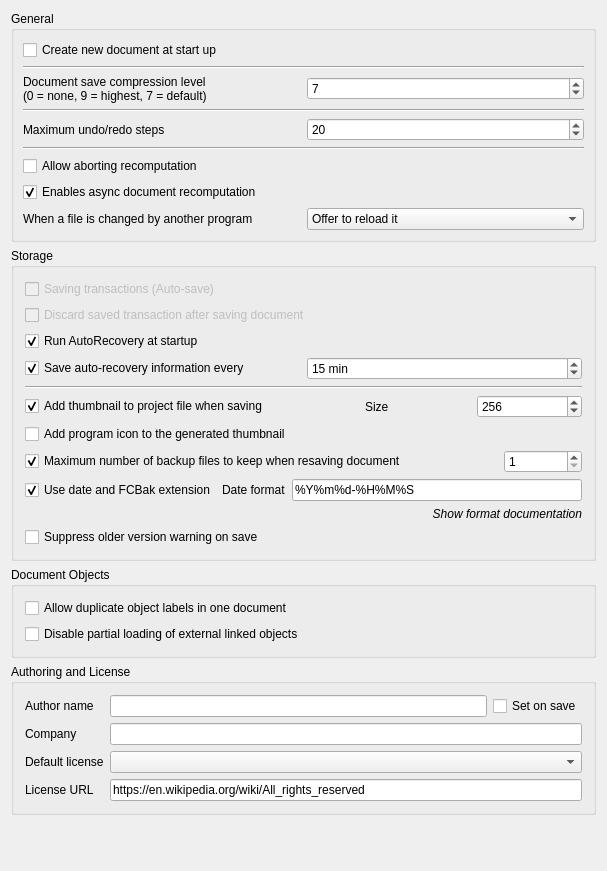
<?xml version="1.0" encoding="UTF-8"?>
<ui version="4.0">
 <class>Gui::Dialog::DlgSettingsDocument</class>
 <widget class="QWidget" name="Gui::Dialog::DlgSettingsDocument">
  <property name="geometry">
   <rect>
    <x>0</x>
    <y>0</y>
    <width>607</width>
    <height>871</height>
   </rect>
  </property>
  <property name="windowTitle">
   <string>Document</string>
  </property>
  <layout class="QGridLayout" name="gridLayout_3">
   <item row="0" column="0">
    <widget class="QGroupBox" name="GroupBox5">
     <property name="title">
      <string>General</string>
     </property>
     <layout class="QGridLayout" name="gridLayout_4">
      <property name="leftMargin">
       <number>9</number>
      </property>
      <property name="topMargin">
       <number>9</number>
      </property>
      <property name="rightMargin">
       <number>9</number>
      </property>
      <property name="bottomMargin">
       <number>9</number>
      </property>
      <property name="spacing">
       <number>6</number>
      </property>
      <item row="5" column="0">
       <widget class="Line" name="line">
        <property name="orientation">
         <enum>Qt::Orientation::Horizontal</enum>
        </property>
       </widget>
      </item>
      <item row="4" column="0">
       <layout class="QHBoxLayout">
        <property name="spacing">
         <number>6</number>
        </property>
        <property name="leftMargin">
         <number>0</number>
        </property>
        <property name="topMargin">
         <number>0</number>
        </property>
        <property name="rightMargin">
         <number>0</number>
        </property>
        <property name="bottomMargin">
         <number>0</number>
        </property>
        <item>
         <widget class="QLabel" name="textLabel1_2">
          <property name="text">
           <string>Maximum undo/redo steps</string>
          </property>
         </widget>
        </item>
        <item>
         <widget class="Gui::PrefSpinBox" name="prefUndoRedoSize">
          <property name="toolTip">
           <string>How many undo/redo steps should be recorded</string>
          </property>
          <property name="value">
           <number>20</number>
          </property>
          <property name="prefEntry" stdset="0">
           <cstring>MaxUndoSize</cstring>
          </property>
          <property name="prefPath" stdset="0">
           <cstring>Document</cstring>
          </property>
         </widget>
        </item>
       </layout>
      </item>
      <item row="1" column="0">
       <widget class="Line" name="line1">
        <property name="frameShape">
         <enum>QFrame::Shape::HLine</enum>
        </property>
        <property name="frameShadow">
         <enum>QFrame::Shadow::Sunken</enum>
        </property>
        <property name="orientation">
         <enum>Qt::Orientation::Horizontal</enum>
        </property>
       </widget>
      </item>
      <item row="7" column="0">
       <widget class="Gui::PrefCheckBox" name="prefEnableAsyncRecompute">
        <property name="toolTip">
         <string>This experimental feature allows more responsive GUI while recomputing features.</string>
        </property>
        <property name="text">
         <string>Enables async document recomputation</string>
        </property>
        <property name="checked">
         <bool>true</bool>
        </property>
        <property name="prefEntry" stdset="0">
         <cstring>EnableAsyncRecompute</cstring>
        </property>
        <property name="prefPath" stdset="0">
         <cstring>Document</cstring>
        </property>
       </widget>
      </item>
      <item row="8" column="0">
       <layout class="QHBoxLayout" name="externalChangeLayout">
        <item>
         <widget class="QLabel" name="labelExternalChange">
          <property name="text">
           <string>When a file is changed by another program</string>
          </property>
         </widget>
        </item>
        <item>
         <widget class="Gui::PrefComboBox" name="prefExternalChange">
          <property name="toolTip">
           <string>What to do when the file of an open document is rewritten outside FreeCAD</string>
          </property>
          <property name="prefEntry" stdset="0">
           <cstring>ExternalChange</cstring>
          </property>
          <property name="prefPath" stdset="0">
           <cstring>Document</cstring>
          </property>
          <item>
           <property name="text">
            <string>Offer to reload it</string>
           </property>
          </item>
          <item>
           <property name="text">
            <string>Reload it when nothing is unsaved</string>
           </property>
          </item>
          <item>
           <property name="text">
            <string>Do nothing</string>
           </property>
          </item>
         </widget>
        </item>
       </layout>
      </item>
      <item row="6" column="0">
       <widget class="Gui::PrefCheckBox" name="prefCanAbortRecompute">
        <property name="toolTip">
         <string>Allow user aborting document recomputation by pressing Esc.
This feature may slightly increase recomputation time.</string>
        </property>
        <property name="text">
         <string>Allow aborting recomputation</string>
        </property>
        <property name="prefEntry" stdset="0">
         <cstring>CanAbortRecompute</cstring>
        </property>
        <property name="prefPath" stdset="0">
         <cstring>Document</cstring>
        </property>
       </widget>
      </item>
      <item row="3" column="0">
       <widget class="Line" name="line1_2">
        <property name="frameShape">
         <enum>QFrame::Shape::HLine</enum>
        </property>
        <property name="frameShadow">
         <enum>QFrame::Shadow::Sunken</enum>
        </property>
        <property name="orientation">
         <enum>Qt::Orientation::Horizontal</enum>
        </property>
       </widget>
      </item>
      <item row="0" column="0">
       <widget class="Gui::PrefCheckBox" name="prefCheckNewDoc">
        <property name="toolTip">
         <string>The application will create a new document when started</string>
        </property>
        <property name="text">
         <string>Create new document at start up</string>
        </property>
        <property name="checked">
         <bool>false</bool>
        </property>
        <property name="prefEntry" stdset="0">
         <cstring>CreateNewDoc</cstring>
        </property>
        <property name="prefPath" stdset="0">
         <cstring>Document</cstring>
        </property>
       </widget>
      </item>
      <item row="2" column="0">
       <layout class="QHBoxLayout">
        <property name="spacing">
         <number>6</number>
        </property>
        <property name="leftMargin">
         <number>0</number>
        </property>
        <property name="topMargin">
         <number>0</number>
        </property>
        <property name="rightMargin">
         <number>0</number>
        </property>
        <property name="bottomMargin">
         <number>0</number>
        </property>
        <item>
         <widget class="QLabel" name="textLabel1">
          <property name="text">
           <string>Document save compression level
(0 = none, 9 = highest, 7 = default)</string>
          </property>
         </widget>
        </item>
        <item>
         <widget class="Gui::PrefSpinBox" name="prefCompression">
          <property name="toolTip">
           <string>Compression level for FCStd files</string>
          </property>
          <property name="value">
           <number>7</number>
          </property>
          <property name="prefEntry" stdset="0">
           <cstring>CompressionLevel</cstring>
          </property>
          <property name="prefPath" stdset="0">
           <cstring>Document</cstring>
          </property>
         </widget>
        </item>
       </layout>
      </item>
     </layout>
    </widget>
   </item>
   <item row="1" column="0">
    <widget class="QGroupBox" name="groupBox">
     <property name="title">
      <string>Storage</string>
     </property>
     <layout class="QGridLayout" name="gridLayout_2">
      <item row="9" column="0">
       <widget class="QLabel" name="FormatTimeDocsLabel">
        <property name="font">
         <font>
          <italic>true</italic>
         </font>
        </property>
        <property name="text">
         <string>Show format documentation</string>
        </property>
        <property name="alignment">
         <set>Qt::AlignmentFlag::AlignRight|Qt::AlignmentFlag::AlignTrailing|Qt::AlignmentFlag::AlignVCenter</set>
        </property>
        <property name="openExternalLinks">
         <bool>true</bool>
        </property>
       </widget>
      </item>
      <item row="1" column="0">
       <widget class="Gui::PrefCheckBox" name="prefDiscardTransaction">
        <property name="enabled">
         <bool>false</bool>
        </property>
        <property name="text">
         <string>Discard saved transaction after saving document</string>
        </property>
        <property name="prefEntry" stdset="0">
         <cstring>TransactionsDiscard</cstring>
        </property>
        <property name="prefPath" stdset="0">
         <cstring>Document</cstring>
        </property>
       </widget>
      </item>
      <item row="4" column="0">
       <widget class="Line" name="line1_2_3">
        <property name="frameShape">
         <enum>QFrame::Shape::HLine</enum>
        </property>
        <property name="frameShadow">
         <enum>QFrame::Shadow::Sunken</enum>
        </property>
        <property name="orientation">
         <enum>Qt::Orientation::Horizontal</enum>
        </property>
       </widget>
      </item>
      <item row="5" column="0">
       <layout class="QHBoxLayout" name="horizontalLayout_3">
        <property name="leftMargin">
         <number>0</number>
        </property>
        <property name="topMargin">
         <number>0</number>
        </property>
        <item>
         <widget class="Gui::PrefCheckBox" name="prefSaveThumbnail">
          <property name="toolTip">
           <string>A thumbnail will be stored when document is saved</string>
          </property>
          <property name="text">
           <string>Add thumbnail to project file when saving</string>
          </property>
          <property name="checked">
           <bool>true</bool>
          </property>
          <property name="prefEntry" stdset="0">
           <cstring>SaveThumbnail</cstring>
          </property>
          <property name="prefPath" stdset="0">
           <cstring>Document</cstring>
          </property>
         </widget>
        </item>
        <item>
         <spacer>
          <property name="orientation">
           <enum>Qt::Orientation::Horizontal</enum>
          </property>
          <property name="sizeType">
           <enum>QSizePolicy::Policy::Maximum</enum>
          </property>
          <property name="sizeHint" stdset="0">
           <size>
            <width>91</width>
            <height>20</height>
           </size>
          </property>
         </spacer>
        </item>
        <item>
         <widget class="QLabel" name="label_6">
          <property name="text">
           <string>Size</string>
          </property>
         </widget>
        </item>
        <item>
         <widget class="Gui::PrefSpinBox" name="prefThumbnailSize">
          <property name="toolTip">
           <string>Sets the size of the thumbnail that is stored in the document.
Common sizes are 128, 256 and 512.</string>
          </property>
          <property name="minimum">
           <number>64</number>
          </property>
          <property name="maximum">
           <number>512</number>
          </property>
          <property name="value">
           <number>256</number>
          </property>
          <property name="prefEntry" stdset="0">
           <cstring>ThumbnailSize</cstring>
          </property>
          <property name="prefPath" stdset="0">
           <cstring>Document</cstring>
          </property>
         </widget>
        </item>
       </layout>
      </item>
      <item row="7" column="0">
       <layout class="QHBoxLayout">
        <property name="spacing">
         <number>6</number>
        </property>
        <property name="leftMargin">
         <number>0</number>
        </property>
        <property name="topMargin">
         <number>0</number>
        </property>
        <property name="rightMargin">
         <number>0</number>
        </property>
        <property name="bottomMargin">
         <number>0</number>
        </property>
        <item>
         <widget class="Gui::PrefCheckBox" name="prefSaveBackupFiles">
          <property name="toolTip">
           <string>How many backup files will be kept when saving document</string>
          </property>
          <property name="text">
           <string>Maximum number of backup files to keep when resaving document</string>
          </property>
          <property name="checked">
           <bool>true</bool>
          </property>
          <property name="prefEntry" stdset="0">
           <cstring>CreateBackupFiles</cstring>
          </property>
          <property name="prefPath" stdset="0">
           <cstring>Document</cstring>
          </property>
         </widget>
        </item>
        <item>
         <spacer>
          <property name="orientation">
           <enum>Qt::Orientation::Horizontal</enum>
          </property>
          <property name="sizeType">
           <enum>QSizePolicy::Policy::Maximum</enum>
          </property>
          <property name="sizeHint" stdset="0">
           <size>
            <width>91</width>
            <height>20</height>
           </size>
          </property>
         </spacer>
        </item>
        <item>
         <widget class="Gui::PrefSpinBox" name="prefCountBackupFiles">
          <property name="minimum">
           <number>1</number>
          </property>
          <property name="prefEntry" stdset="0">
           <cstring>CountBackupFiles</cstring>
          </property>
          <property name="prefPath" stdset="0">
           <cstring>Document</cstring>
          </property>
         </widget>
        </item>
       </layout>
      </item>
      <item row="2" column="0">
       <widget class="Gui::PrefCheckBox" name="prefRecovery">
        <property name="toolTip">
         <string>If there is a recovery file available, the application will
automatically run a file recovery when it is started</string>
        </property>
        <property name="text">
         <string>Run AutoRecovery at startup</string>
        </property>
        <property name="checked">
         <bool>true</bool>
        </property>
        <property name="prefEntry" stdset="0">
         <cstring>RecoveryEnabled</cstring>
        </property>
        <property name="prefPath" stdset="0">
         <cstring>Document</cstring>
        </property>
       </widget>
      </item>
      <item row="0" column="0">
       <widget class="Gui::PrefCheckBox" name="prefSaveTransaction">
        <property name="enabled">
         <bool>false</bool>
        </property>
        <property name="text">
         <string>Saving transactions (Auto-save)</string>
        </property>
        <property name="prefEntry" stdset="0">
         <cstring>SaveTransactions</cstring>
        </property>
        <property name="prefPath" stdset="0">
         <cstring>Document</cstring>
        </property>
       </widget>
      </item>
      <item row="6" column="0">
       <widget class="Gui::PrefCheckBox" name="prefAddLogo">
        <property name="toolTip">
         <string>The program icon will be added to the thumbnail</string>
        </property>
        <property name="text">
         <string>Add program icon to the generated thumbnail</string>
        </property>
        <property name="checked">
         <bool>false</bool>
        </property>
        <property name="prefEntry" stdset="0">
         <cstring>AddThumbnailLogo</cstring>
        </property>
        <property name="prefPath" stdset="0">
         <cstring>Document</cstring>
        </property>
       </widget>
      </item>
      <item row="3" column="0">
       <layout class="QHBoxLayout" name="horizontalLayout">
        <item>
         <widget class="Gui::PrefCheckBox" name="prefAutoSaveEnabled">
          <property name="toolTip">
           <string>How often a recovery file is written</string>
          </property>
          <property name="text">
           <string>Save auto-recovery information every</string>
          </property>
          <property name="checked">
           <bool>true</bool>
          </property>
          <property name="prefEntry" stdset="0">
           <cstring>AutoSaveEnabled</cstring>
          </property>
          <property name="prefPath" stdset="0">
           <cstring>Document</cstring>
          </property>
         </widget>
        </item>
        <item>
         <widget class="Gui::PrefSpinBox" name="prefAutoSaveTimeout">
          <property name="suffix">
           <string notr="true"> min</string>
          </property>
          <property name="minimum">
           <number>1</number>
          </property>
          <property name="maximum">
           <number>60</number>
          </property>
          <property name="value">
           <number>15</number>
          </property>
          <property name="prefEntry" stdset="0">
           <cstring>AutoSaveTimeout</cstring>
          </property>
          <property name="prefPath" stdset="0">
           <cstring>Document</cstring>
          </property>
         </widget>
        </item>
       </layout>
      </item>
      <item row="8" column="0">
       <layout class="QHBoxLayout">
        <property name="spacing">
         <number>6</number>
        </property>
        <property name="leftMargin">
         <number>0</number>
        </property>
        <property name="topMargin">
         <number>0</number>
        </property>
        <property name="rightMargin">
         <number>0</number>
        </property>
        <property name="bottomMargin">
         <number>0</number>
        </property>
        <item>
         <widget class="Gui::PrefCheckBox" name="prefSaveBackupExtension">
          <property name="toolTip">
           <string>Backup files will get extension '.FCbak' and file names
get date suffix according to the specified format</string>
          </property>
          <property name="text">
           <string>Use date and FCBak extension</string>
          </property>
          <property name="checked">
           <bool>true</bool>
          </property>
          <property name="prefEntry" stdset="0">
           <cstring>UseFCBakExtension</cstring>
          </property>
          <property name="prefPath" stdset="0">
           <cstring>Document</cstring>
          </property>
         </widget>
        </item>
        <item>
         <widget class="QLabel" name="label_5">
          <property name="text">
           <string>Date format</string>
          </property>
         </widget>
        </item>
        <item>
         <widget class="Gui::PrefLineEdit" name="prefSaveBackupDateFormat">
          <property name="text">
           <string notr="true">%Y%m%d-%H%M%S</string>
          </property>
          <property name="prefEntry" stdset="0">
           <cstring>SaveBackupDateFormat</cstring>
          </property>
          <property name="prefPath" stdset="0">
           <cstring>Document</cstring>
          </property>
         </widget>
        </item>
       </layout>
      </item>
      <item row="10" column="0">
       <widget class="Gui::PrefCheckBox" name="prefDisableVersionCheckOnSave">
        <property name="toolTip">
         <string>Suppresses the version mismatch warning when saving files created with an older FreeCAD version</string>
        </property>
        <property name="text">
         <string>Suppress older version warning on save</string>
        </property>
        <property name="checked">
         <bool>false</bool>
        </property>
        <property name="prefEntry" stdset="0">
         <cstring>DisableVersionCheckOnSave</cstring>
        </property>
        <property name="prefPath" stdset="0">
         <cstring>Document</cstring>
        </property>
       </widget>
      </item>
     </layout>
    </widget>
   </item>
   <item row="2" column="0">
    <widget class="QGroupBox" name="groupBox_2">
     <property name="title">
      <string>Document Objects</string>
     </property>
     <layout class="QGridLayout" name="gridLayout">
      <item row="0" column="0">
       <widget class="Gui::PrefCheckBox" name="prefDuplicateLabel">
        <property name="toolTip">
         <string>Allow objects to have same label</string>
        </property>
        <property name="text">
         <string>Allow duplicate object labels in one document</string>
        </property>
        <property name="prefEntry" stdset="0">
         <cstring>DuplicateLabels</cstring>
        </property>
        <property name="prefPath" stdset="0">
         <cstring>Document</cstring>
        </property>
       </widget>
      </item>
      <item row="1" column="0">
       <widget class="Gui::PrefCheckBox" name="prefPartialLoading">
        <property name="toolTip">
         <string>Disable partial loading of external linked documents.
Then only referenced objects and their dependencies will be loaded
when a linked document is auto-opened together with the main document.
A partially loaded document cannot be edited. Double click the document
icon in the tree view to fully reload it.</string>
        </property>
        <property name="text">
         <string>Disable partial loading of external linked objects</string>
        </property>
        <property name="prefEntry" stdset="0">
         <cstring>NoPartialLoading</cstring>
        </property>
        <property name="prefPath" stdset="0">
         <cstring>Document</cstring>
        </property>
       </widget>
      </item>
     </layout>
    </widget>
   </item>
   <item row="3" column="0">
    <widget class="QGroupBox" name="groupBox_3">
     <property name="title">
      <string>Authoring and License</string>
     </property>
     <layout class="QGridLayout" name="gridLayout_5">
      <item row="0" column="0">
       <widget class="QLabel" name="label_3">
        <property name="text">
         <string>Author name</string>
        </property>
       </widget>
      </item>
      <item row="0" column="1">
       <widget class="Gui::PrefLineEdit" name="prefAuthor">
        <property name="toolTip">
         <string>All documents that will be created will get the specified author name.
Keep blank for anonymous.
You can also use the form: John Doe &lt;john@doe.com&gt;</string>
        </property>
        <property name="prefEntry" stdset="0">
         <cstring>prefAuthor</cstring>
        </property>
        <property name="prefPath" stdset="0">
         <cstring>Document</cstring>
        </property>
       </widget>
      </item>
      <item row="0" column="2">
       <widget class="Gui::PrefCheckBox" name="prefSetAuthorOnSave">
        <property name="toolTip">
         <string>The field 'Last modified by' will be set to specified author when saving the file</string>
        </property>
        <property name="text">
         <string>Set on save</string>
        </property>
        <property name="prefEntry" stdset="0">
         <cstring>prefSetAuthorOnSave</cstring>
        </property>
        <property name="prefPath" stdset="0">
         <cstring>Document</cstring>
        </property>
       </widget>
      </item>
      <item row="1" column="0">
       <widget class="QLabel" name="label_4">
        <property name="text">
         <string>Company</string>
        </property>
       </widget>
      </item>
      <item row="1" column="1" colspan="2">
       <widget class="Gui::PrefLineEdit" name="prefCompany">
        <property name="toolTip">
         <string>Default company name to use for new files</string>
        </property>
        <property name="prefEntry" stdset="0">
         <cstring>prefCompany</cstring>
        </property>
        <property name="prefPath" stdset="0">
         <cstring>Document</cstring>
        </property>
       </widget>
      </item>
      <item row="2" column="0">
       <widget class="QLabel" name="label">
        <property name="text">
         <string>Default license</string>
        </property>
       </widget>
      </item>
      <item row="2" column="1" colspan="2">
       <widget class="Gui::PrefComboBox" name="prefLicenseType">
        <property name="enabled">
         <bool>true</bool>
        </property>
        <property name="toolTip">
         <string>Default license for new documents</string>
        </property>
        <property name="editable">
         <bool>false</bool>
        </property>
        <property name="prefEntry" stdset="0">
         <cstring>prefLicenseType</cstring>
        </property>
        <property name="prefPath" stdset="0">
         <cstring>Document</cstring>
        </property>
       </widget>
      </item>
      <item row="3" column="0">
       <widget class="QLabel" name="label_2">
        <property name="text">
         <string>License URL</string>
        </property>
       </widget>
      </item>
      <item row="3" column="1" colspan="2">
       <widget class="Gui::PrefLineEdit" name="prefLicenseUrl">
        <property name="toolTip">
         <string>URL describing more about the license</string>
        </property>
        <property name="text">
         <string notr="true">https://en.wikipedia.org/wiki/All_rights_reserved</string>
        </property>
        <property name="readOnly">
         <bool>false</bool>
        </property>
        <property name="prefEntry" stdset="0">
         <cstring>prefLicenseUrl</cstring>
        </property>
        <property name="prefPath" stdset="0">
         <cstring>Document</cstring>
        </property>
       </widget>
      </item>
     </layout>
    </widget>
   </item>
   <item row="4" column="0">
    <spacer>
     <property name="orientation">
      <enum>Qt::Orientation::Vertical</enum>
     </property>
     <property name="sizeHint" stdset="0">
      <size>
       <width>429</width>
       <height>37</height>
      </size>
     </property>
    </spacer>
   </item>
  </layout>
 </widget>
 <layoutdefault spacing="6" margin="11"/>
 <customwidgets>
  <customwidget>
   <class>Gui::PrefSpinBox</class>
   <extends>QSpinBox</extends>
   <header>Gui/PrefWidgets.h</header>
  </customwidget>
  <customwidget>
   <class>Gui::PrefCheckBox</class>
   <extends>QCheckBox</extends>
   <header>Gui/PrefWidgets.h</header>
  </customwidget>
  <customwidget>
   <class>Gui::PrefComboBox</class>
   <extends>QComboBox</extends>
   <header>Gui/PrefWidgets.h</header>
  </customwidget>
  <customwidget>
   <class>Gui::PrefLineEdit</class>
   <extends>QLineEdit</extends>
   <header>Gui/PrefWidgets.h</header>
  </customwidget>
 </customwidgets>
 <resources/>
 <connections>
  <connection>
   <sender>prefSaveBackupFiles</sender>
   <signal>toggled(bool)</signal>
   <receiver>prefCountBackupFiles</receiver>
   <slot>setEnabled(bool)</slot>
   <hints>
    <hint type="sourcelabel">
     <x>150</x>
     <y>525</y>
    </hint>
    <hint type="destinationlabel">
     <x>584</x>
     <y>527</y>
    </hint>
   </hints>
  </connection>
  <connection>
   <sender>prefAutoSaveEnabled</sender>
   <signal>toggled(bool)</signal>
   <receiver>prefAutoSaveTimeout</receiver>
   <slot>setEnabled(bool)</slot>
   <hints>
    <hint type="sourcelabel">
     <x>218</x>
     <y>385</y>
    </hint>
    <hint type="destinationlabel">
     <x>582</x>
     <y>387</y>
    </hint>
   </hints>
  </connection>
  <connection>
   <sender>prefSaveBackupFiles</sender>
   <signal>toggled(bool)</signal>
   <receiver>prefSaveBackupExtension</receiver>
   <slot>setEnabled(bool)</slot>
   <hints>
    <hint type="sourcelabel">
     <x>280</x>
     <y>525</y>
    </hint>
    <hint type="destinationlabel">
     <x>204</x>
     <y>559</y>
    </hint>
   </hints>
  </connection>
  <connection>
   <sender>prefSaveBackupFiles</sender>
   <signal>toggled(bool)</signal>
   <receiver>prefSaveBackupDateFormat</receiver>
   <slot>setEnabled(bool)</slot>
   <hints>
    <hint type="sourcelabel">
     <x>326</x>
     <y>525</y>
    </hint>
    <hint type="destinationlabel">
     <x>584</x>
     <y>560</y>
    </hint>
   </hints>
  </connection>
  <connection>
   <sender>prefSaveThumbnail</sender>
   <signal>toggled(bool)</signal>
   <receiver>prefThumbnailSize</receiver>
   <slot>setEnabled(bool)</slot>
   <hints>
    <hint type="sourcelabel">
     <x>313</x>
     <y>412</y>
    </hint>
    <hint type="destinationlabel">
     <x>398</x>
     <y>452</y>
    </hint>
   </hints>
  </connection>
 </connections>
</ui>
